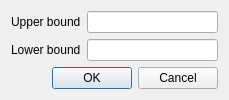
<?xml version="1.0" encoding="UTF-8"?>
<ui version="4.0">
 <class>RasterBoundsDialog</class>
 <widget class="QDialog" name="RasterBoundsDialog">
  <property name="geometry">
   <rect>
    <x>0</x>
    <y>0</y>
    <width>229</width>
    <height>99</height>
   </rect>
  </property>
  <property name="windowTitle">
   <string>Raster y-axis bounds</string>
  </property>
  <layout class="QVBoxLayout" name="verticalLayout">
   <item>
    <layout class="QGridLayout" name="gridLayout">
     <item row="0" column="0">
      <widget class="QLabel" name="label">
       <property name="text">
        <string>Upper bound</string>
       </property>
      </widget>
     </item>
     <item row="0" column="1">
      <widget class="QLineEdit" name="upperLnedt"/>
     </item>
     <item row="1" column="0">
      <widget class="QLabel" name="label_2">
       <property name="text">
        <string>Lower bound</string>
       </property>
      </widget>
     </item>
     <item row="1" column="1">
      <widget class="QLineEdit" name="lowerLnedt"/>
     </item>
    </layout>
   </item>
   <item>
    <widget class="QDialogButtonBox" name="buttonBox">
     <property name="orientation">
      <enum>Qt::Horizontal</enum>
     </property>
     <property name="standardButtons">
      <set>QDialogButtonBox::Cancel|QDialogButtonBox::Ok</set>
     </property>
    </widget>
   </item>
  </layout>
 </widget>
 <resources/>
 <connections>
  <connection>
   <sender>buttonBox</sender>
   <signal>accepted()</signal>
   <receiver>RasterBoundsDialog</receiver>
   <slot>accept()</slot>
   <hints>
    <hint type="sourcelabel">
     <x>248</x>
     <y>254</y>
    </hint>
    <hint type="destinationlabel">
     <x>157</x>
     <y>274</y>
    </hint>
   </hints>
  </connection>
  <connection>
   <sender>buttonBox</sender>
   <signal>rejected()</signal>
   <receiver>RasterBoundsDialog</receiver>
   <slot>reject()</slot>
   <hints>
    <hint type="sourcelabel">
     <x>316</x>
     <y>260</y>
    </hint>
    <hint type="destinationlabel">
     <x>286</x>
     <y>274</y>
    </hint>
   </hints>
  </connection>
 </connections>
</ui>
